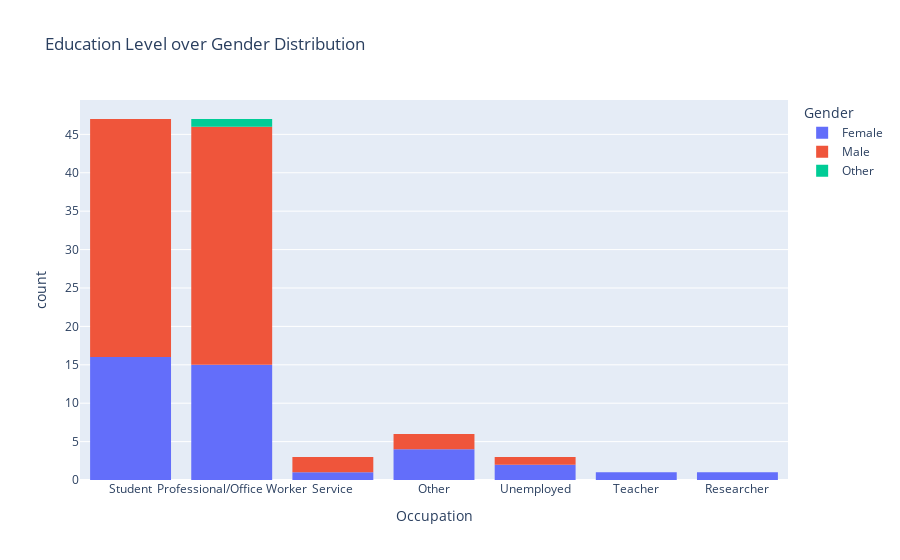

Here is the notebook cell this chart was saved with:
### Code cell
fig = px.histogram(df, x="Occupation", color="Gender",title="Education Level over Gender Distribution")
fig.show()

### Figure 1 — Plotly figure (JSON) as saved in the notebook; plotly's stock layout.template omitted (floating-point values rounded to 4 significant figures)
{"data": [{"alignmentgroup": "True", "bingroup": "x", "hovertemplate": "Gender=Female<br>Occupation=%{x}<br>count=%{y}<extra></extra>", "legendgroup": "Female", "marker": {"color": "#636efa", "pattern": {"shape": ""}}, "name": "Female", "offsetgroup": "Female", "orientation": "v", "showlegend": true, "type": "histogram", "x": ["Student", "Student", "Student", "Student", "Student", "Student", "Student", "Student", "Professional/Office Worker", "Professional/Office Worker", "Professional/Office Worker", "Professional/Office Worker", "Professional/Office Worker", "Service", "Professional/Office Worker", "Professional/Office Worker", "Professional/Office Worker", "Professional/Office Worker", "Professional/Office Worker", "Professional/Office Worker", "Other", "Other", "Other", "Professional/Office Worker", "Unemployed", "Unemployed", "Student", "Other", "Student", "Student", "Professional/Office Worker", "Teacher", "Student", "Student", "Student", "Professional/Office Worker", "Student", "Student", "Professional/Office Worker", "Researcher"], "xaxis": "x", "yaxis": "y"}, {"alignmentgroup": "True", "bingroup": "x", "hovertemplate": "Gender=Male<br>Occupation=%{x}<br>count=%{y}<extra></extra>", "legendgroup": "Male", "marker": {"color": "#EF553B", "pattern": {"shape": ""}}, "name": "Male", "offsetgroup": "Male", "orientation": "v", "showlegend": true, "type": "histogram", "x": ["Student", "Student", "Student", "Student", "Student", "Student", "Student", "Professional/Office Worker", "Student", "Professional/Office Worker", "Student", "Student", "Student", "Professional/Office Worker", "Student", "Student", "Professional/Office Worker", "Professional/Office Worker", "Professional/Office Worker", "Professional/Office Worker", "Student", "Student", "Student", "Student", "Professional/Office Worker", "Professional/Office Worker", "Professional/Office Worker", "Professional/Office Worker", "Professional/Office Worker", "Professional/Office Worker", "Professional/Office Worker", "Professional/Office Worker", "Professional/Office Worker", "Student", "Professional/Office Worker", "Student", "Student", "Professional/Office Worker", "Professional/Office Worker", "Professional/Office Worker", "Professional/Office Worker", "Professional/Office Worker", "Service", "Student", "Professional/Office Worker", "Student", "Professional/Office Worker", "Student", "Other", "Professional/Office Worker", "Unemployed", "Student", "Student", "Other", "Student", "Professional/Office Worker", "Service", "Student", "Student", "Professional/Office Worker", "Professional/Office Worker", "Student", "Student", "Professional/Office Worker", "Student", "Professional/Office Worker", "Professional/Office Worker"], "xaxis": "x", "yaxis": "y"}, {"alignmentgroup": "True", "bingroup": "x", "hovertemplate": "Gender=Other<br>Occupation=%{x}<br>count=%{y}<extra></extra>", "legendgroup": "Other", "marker": {"color": "#00cc96", "pattern": {"shape": ""}}, "name": "Other", "offsetgroup": "Other", "orientation": "v", "showlegend": true, "type": "histogram", "x": ["Professional/Office Worker"], "xaxis": "x", "yaxis": "y"}], "layout": {"barmode": "relative", "legend": {"title": {"text": "Gender"}, "tracegroupgap": 0}, "title": {"text": "Education Level over Gender Distribution"}, "xaxis": {"anchor": "y", "domain": [0, 1], "title": {"text": "Occupation"}}, "yaxis": {"anchor": "x", "domain": [0, 1], "title": {"text": "count"}}}}
